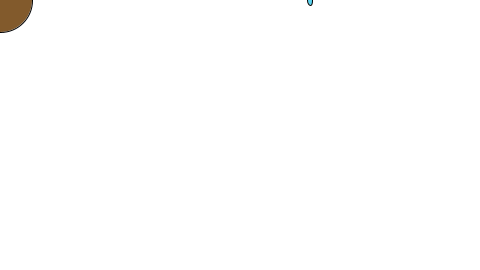
Frame 1 (no input)
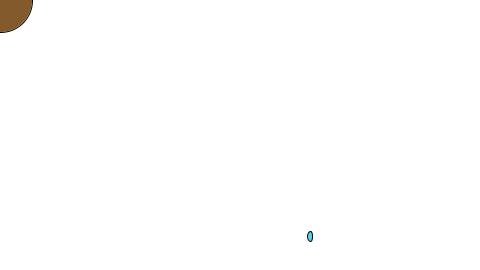
Frame 60 (the mouse pressed at the canvas centre just before this capture)
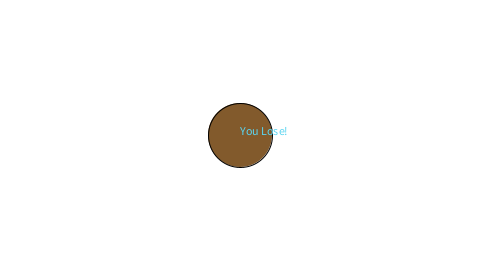
Frame 120 (the mouse held since frame 60 and released just before this capture)

The Processing sketch that drew these frames (run headless with seeded random() and noise(); from frame 60 on, the mouse is pressed at the canvas centre):

// Processing sketch: RainCatcherRaindrop
// ── RainCatcherRaindrop.pde
Catcher myCatcher; // declare an object
Drop myDrop; // declare drop object

void setup() {
  size(480, 270);
  myCatcher = new Catcher(32); // make Catcher with radius
  myDrop = new Drop(); // make adrop
}

void draw() {
  background(255); // white background
  myCatcher.setLocation(mouseX, mouseY); // follows mouse
  myCatcher.display(); // display catcher
  myDrop.display();
  myDrop.move();

  if (myDrop.checkForReachBottom(height)) {
    text("You Lose!", width/2, height/2);
  }
}

// ── Catcher.pde
class Catcher {
  float xPos; // x-Location
  float yPos; // y-Location
  float r; // radius

  Catcher(float radius) {
    r = radius;
  }

  void setLocation(float x, float y) {
    xPos = x; // set xPos to x
    yPos = y; // set yPos to y
  }


  void display() {
    fill(130, 90, 44); // Changes the color of ellipse
    ellipse(xPos, yPos, r*2, r*2); // Ellipse is drawn at xPos, yPos and has a diameter of r*2 and r*2
  }
}

// ── Drop.pde
class Drop {
  float xPos; // declare xPos
  float yPos; // declare yPos
  float h; // declare h
  float w; // declare w
  float speed; // declare speed
  color c; // declare c

  Drop() {
    xPos = random(width); // xPos is anywhere between 0 and the width of the window
    yPos = 0; // yPos is set to 0
    h = 10; // h is set to 10
    w = 5; // w is set to 5
    c = color(89, 212, 240); // c is a light blue
    speed = 4; // speed is set to 4
  }

  void display() {
    fill(c); // fill is c
    ellipse(xPos, yPos, w, h); // ellipse appears at xPos, yPos and has a wdith of w and height of h
  }

  void move() {
    yPos = yPos + speed; // the yPos changes by speed
  }

  boolean checkForReachBottom(float h) {
    if (yPos > h) { // when yPos is larger than h, checkForReachBottom is true
      return true;
    } else { // Otherwise, return false
      return false;
    }
  }
}
